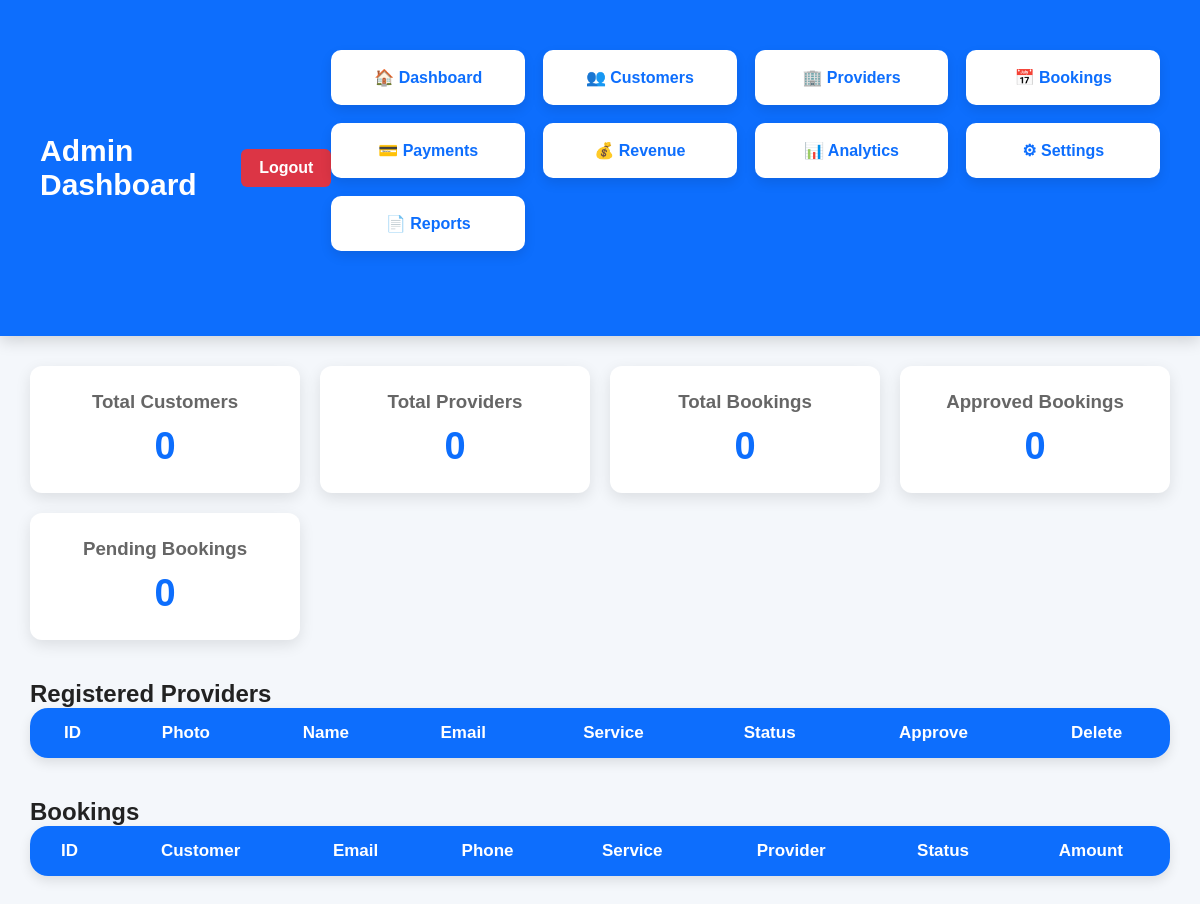
/admin-dashboard (signed in), run on an earlier commit of the app's database.
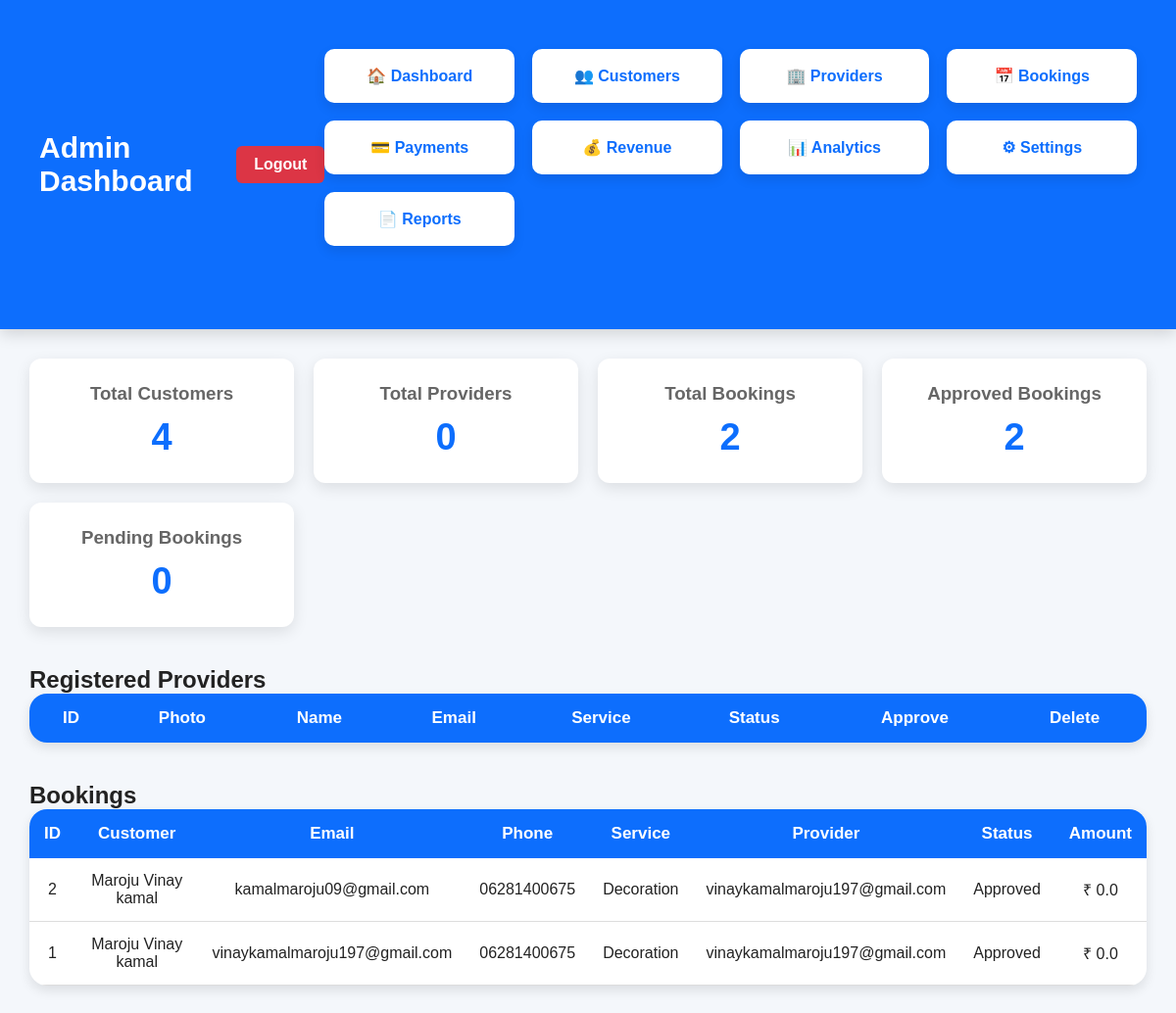
And on a later commit of the database.
### tables this page shows
CREATE TABLE bookings(

        id INTEGER PRIMARY KEY AUTOINCREMENT,

        name TEXT,

        email TEXT,

        phone TEXT,

        date TEXT,

        service TEXT,

        provider_email TEXT,

        amount REAL DEFAULT 0,

        payment_id TEXT,

        payment_status TEXT DEFAULT 'Pending',

        status TEXT DEFAULT 'Pending'
    );

### app.py (the view)
@app.route("/admin-dashboard")
def admin_dashboard():
    if not admin_logged_in():
        flash("Please login as Admin.", "danger")
        return redirect("/admin-login")
    conn = get_db()
    cursor = conn.cursor()
    cursor.execute("""
        SELECT COUNT(*) AS total
        FROM customers
    """)
    total_customers = cursor.fetchone()["total"]
    cursor.execute("""
        SELECT COUNT(*) AS total
        FROM providers
    """)
    total_providers = cursor.fetchone()["total"]
    cursor.execute("""
        SELECT COUNT(*) AS total
        FROM bookings
    """)
    total_bookings = cursor.fetchone()["total"]
    cursor.execute("""
        SELECT COUNT(*) AS total
        FROM bookings
        WHERE status='Approved'
    """)
    approved_bookings = cursor.fetchone()["total"]
    cursor.execute("""
        SELECT COUNT(*) AS total
        FROM bookings
        WHERE status='Pending'
    """)
    pending_bookings = cursor.fetchone()["total"]
    cursor.execute("""
        SELECT *
        FROM providers
        ORDER BY id DESC
    """)
    providers = cursor.fetchall()
    cursor.execute("""
        SELECT *
        FROM bookings
        ORDER BY id DESC
    """)
    bookings = cursor.fetchall()
    conn.close()
    return render_template(
        "admin_dashboard.html",
        total_customers=total_customers,
        total_providers=total_providers,
        total_bookings=total_bookings,
        approved_bookings=approved_bookings,
        pending_bookings=pending_bookings,
        providers=providers,
        bookings=bookings
    )

### app.py (called while the page is built)
def get_db():
    conn = sqlite3.connect(DATABASE)
    conn.row_factory = sqlite3.Row
    return conn

def admin_logged_in():
    return "admin" in session

### templates/admin_dashboard.html (shortened to what this page needs)
<!DOCTYPE html>
<html lang="en">
<head>
    <link rel="stylesheet"
          href="{{ url_for('static', filename='css/common.css') }}">
    <link rel="stylesheet"
          href="{{ url_for('static', filename='css/admin_dashboard.css') }}">
</head>
<body>
<header>
    <h1>Admin Dashboard</h1>
    <a href="/admin-logout">Logout</a>
<div class="container">
    <div class="admin-menu">
        <a href="/admin-dashboard">🏠 Dashboard</a>
        <a href="/admin-customers">👥 Customers</a>
        <a href="/admin-providers">🏢 Providers</a>
        <a href="/admin-bookings">📅 Bookings</a>
        <a href="/admin-payments">💳 Payments</a>
        <a href="/admin-revenue">💰 Revenue</a>
        <a href="/admin-analytics">📊 Analytics</a>
        <a href="/admin-settings">⚙ Settings</a>
        <a href="/admin-contacts">📄 Reports</a>
    </div>
</div>
</header>
<div class="container">
<div class="cards">
<div class="card">
<h3>Total Customers</h3>
<h1>{{ total_customers }}</h1>
</div>
<div class="card">
<h3>Total Providers</h3>
<h1>{{ total_providers }}</h1>
</div>
<div class="card">
<h3>Total Bookings</h3>
<h1>{{ total_bookings }}</h1>
</div>
<div class="card">
<h3>Approved Bookings</h3>
<h1>{{ approved_bookings }}</h1>
</div>
<div class="card">
<h3>Pending Bookings</h3>
<h1>{{ pending_bookings }}</h1>
</div>
</div>
<h2>Registered Providers</h2>
<table>
<tr>
<th>ID</th>
<th>Photo</th>
<th>Name</th>
<th>Email</th>
<th>Service</th>
<th>Status</th>
<th>Approve</th>
<th>Delete</th>
</tr>
</table>
<h2>Bookings</h2>
<table>
<tr>
<th>ID</th>
<th>Customer</th>
<th>Email</th>
<th>Phone</th>
<th>Service</th>
<th>Provider</th>
<th>Status</th>
<th>Amount</th>
</tr>
{% for booking in bookings %}
<tr>
<td>{{ booking.id }}</td>
<td>{{ booking.name }}</td>
<td>{{ booking.email }}</td>
<td>{{ booking.phone }}</td>
<td>{{ booking.service }}</td>
<td>{{ booking.provider_email }}</td>
<td>{{ booking.status }}</td>
<td>₹ {{ booking.amount }}</td>
</tr>
{% endfor %}
</table>
</div>
</body>
</html>

What changed in the data, as far as the page shows it:
added bookings: id "2", name "Maroju Vinay kamal", email "kamalmaroju09@gmail.com", phone "06281400675", service "Decoration", provider_email "vinaykamalmaroju197@gmail.com", status "Approved", amount "0.0"
added bookings: id "1", name "Maroju Vinay kamal", email "vinaykamalmaroju197@gmail.com", phone "06281400675", service "Decoration", provider_email "vinaykamalmaroju197@gmail.com", status "Approved", amount "0.0"
Also different on the page:
{{ total_customers }}: "0" → "4"
{{ total_bookings }}: "0" → "2"
{{ approved_bookings }}: "0" → "2"
